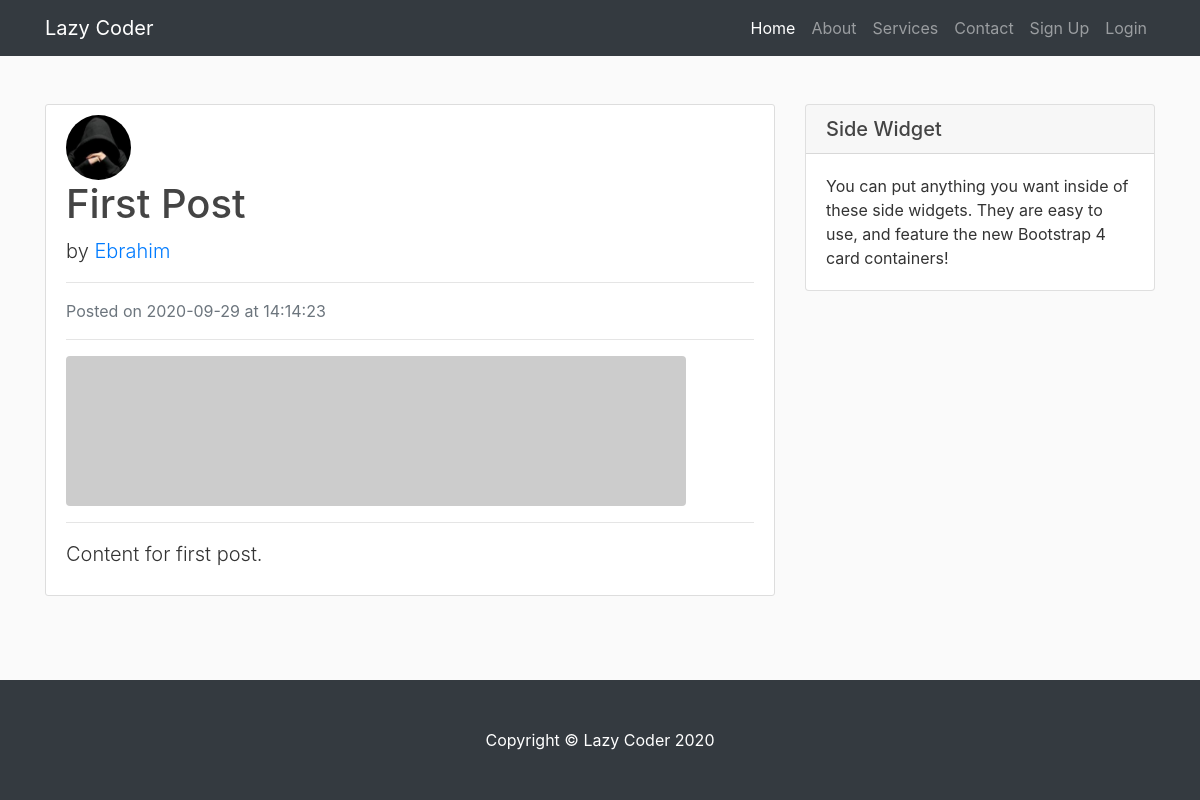
/post/1, run on an earlier commit of the app's database.
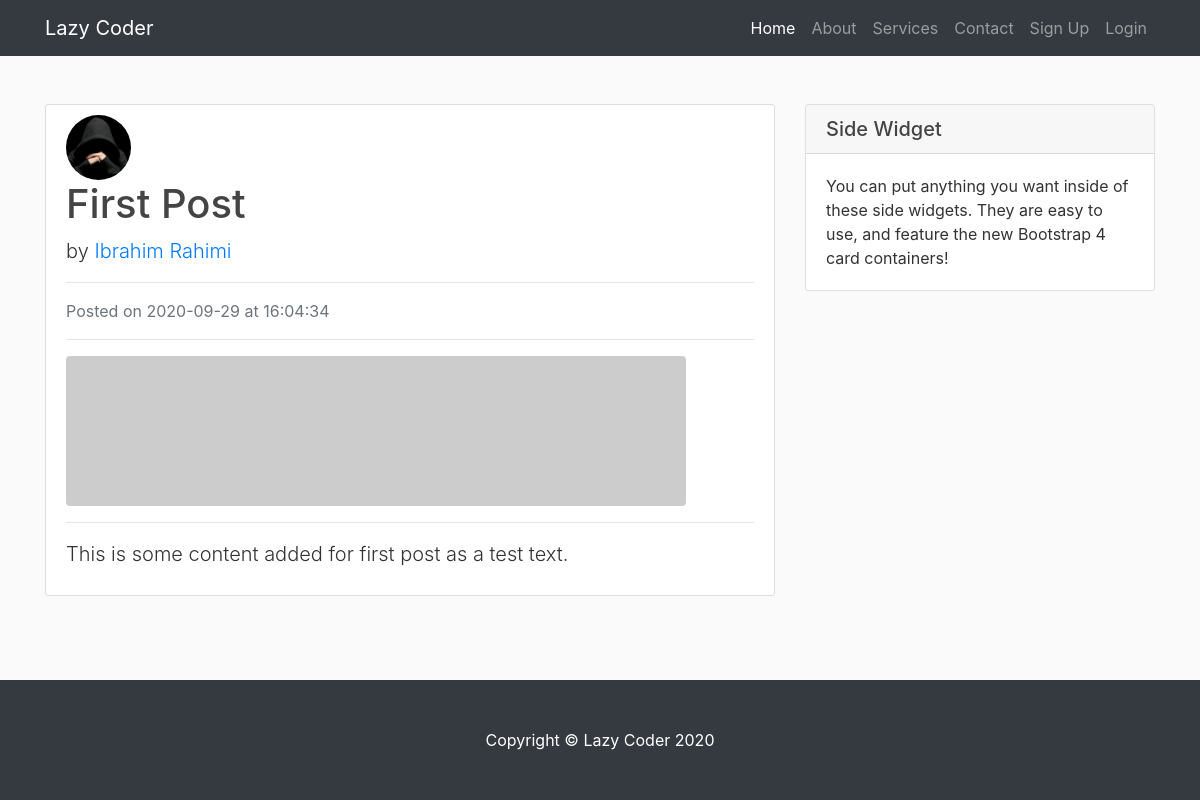
And on a later commit of the database.
### blog/models.py (models this page shows, shortened)
class User(db.Model, UserMixin):
    id = db.Column(db.Integer, primary_key=True)
    username = db.Column(db.String(255), unique=True, nullable=False)
    email = db.Column(db.String(255), unique=True, nullable=False)
    image_file = db.Column(db.String(20), nullable=False, default='default.jpg')
    password = db.Column(db.String(60), nullable = False)
    posts = db.relationship('Post', backref='author', lazy=True)

class Post(db.Model):
    id = db.Column(db.Integer, primary_key=True)
    title = db.Column(db.String(100), nullable=True)
    date_posted = db.Column(db.DateTime, nullable=False, default=datetime.utcnow)
    content = db.Column(db.Text, nullable=False)
    user_id = db.Column(db.Integer, db.ForeignKey('user.id'), nullable=False)

### blog/routes.py (the view)
@app.route('/post/<int:post_id>')
def post(post_id):
    post = Post.query.get_or_404(post_id)
    return render_template('post.html', title=post.title, post=post)

### blog/templates/post.html
{% extends 'layout.html' %}
{% block content %}
    <div class="content-section mt-3">
        <img class="rounded-circle article-img" src="{{ url_for('static', filename='profiles/' + post.author.image_file) }}" alt="">
        <div class="media-body">
            <h1 class="artile-title">
                {{ post.title }}
            </h1>
            <p class="lead">
                by <a href="#">{{ post.author.username }}</a>
            </p>
            <hr>
            <p class="text-muted">Posted on {{ post.date_posted.strftime('%Y-%m-%d') }} at {{ post.date_posted.strftime('%H:%M:%S') }}</p>
            <hr>
            <img class="img-fluid rounded" src="http://placehold.it/620x150" alt="">
            <hr>
            <p class="lead">{{ post.content }}</p>
        </div>
    </div>
{% endblock content %}
{% block sidebar %}
    <div class="card my-4">
        <h5 class="card-header">Side Widget</h5>
        <div class="card-body">
          You can put anything you want inside of these side widgets. They are easy to use, and feature the new Bootstrap 4 card containers!
        </div>
    </div>
{% endblock sidebar %}

What changed in the data, as far as the page shows it:
no longer on this page (row edited): User: image_file (picture), author.username "Ebrahim"
now on this page (row edited): User: image_file (placeholder picture), author.username "Ibrahim Rahimi"
changed Post "First Post": date_posted "14:14:23" → "16:04:34"; content "Content for first post." → "This is some content added for first post as a test text."
